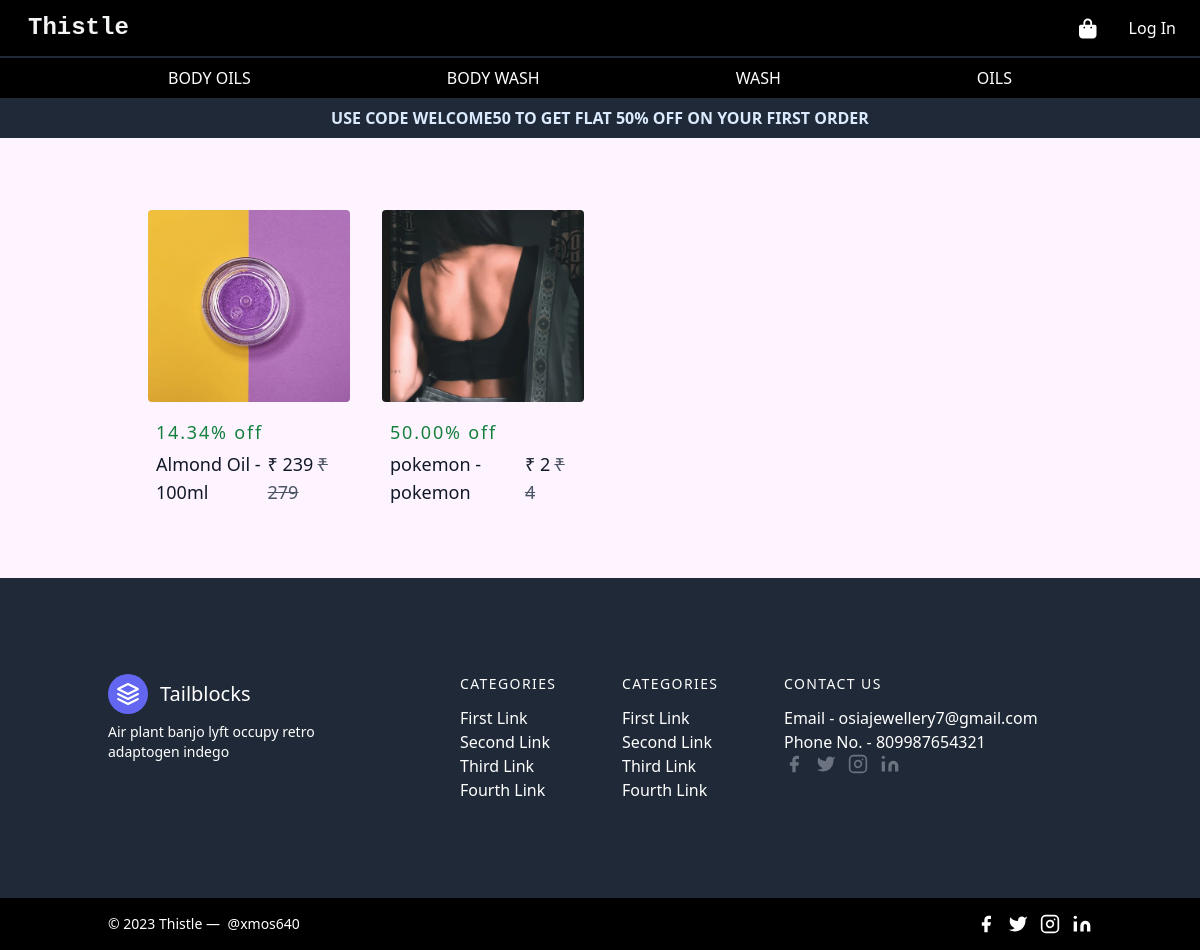
The page /categories/bodyoils on the database its author committed.
### main/models.py (models this page shows, shortened)
class Product(models.Model):
    product_id = models.AutoField(primary_key=True)
    product_name = models.CharField(max_length=50)
    category = models.CharField(max_length=50, default="",choices=[['bodyoils','body oils'],['bodywash','body wash']])
    subcategory = models.CharField(max_length=50,default="")
    size = models.CharField(max_length=200,default="")
    mrp = models.IntegerField( default=0)
    sale_price = models.IntegerField(default ="")
    desc = models.CharField(max_length=5000,default="")
    desc2 = models.CharField(max_length=5000,default='')
    pub_date = models.DateField()
    image = models.FileField(upload_to="images/",default="")
    availabilty = models.IntegerField(default=1)
    directions = models.CharField(max_length=4000,default="")

### main/views.py (the view)
# urls.py: path('categories/<category>',views.categoryview,name="orderView"),
def categoryview(request,category):
    category_prods = Product.objects.filter(category=category ).values()
    for i in category_prods:
        disc= (i['mrp']-i['sale_price'])/(i['mrp'])*100
        i['discount'] = ( f'{disc:.2f}')
    params = {'allProds':category_prods,'announcement':announcement1,'category_now' :category}
    return render(request,'category.html',params)

### main/templates/category.html (shortened to what this page needs)
{% extends 'basic.html' %}
  {% block body %}
  <main class="container mx-auto py-8 md:px-10 px-4">
    <section class="text-gray-600 min-h-[36vh] body-font">
      <div class="container px-5 py-10 mx-auto">
        <div class="flex flex-wrap -m-4">
            {% for i in allProds %}
            <div class="lg:w-1/4 md:w-1/2 p-4 w-full">
              <a class="block relative h-48 rounded overflow-hidden" href="/products/{{i.product_id}}">
                <img alt="ecommerce" id='imgpr{{i.id}}'src='/media/{{i.image}}' class="object-cover object-center w-full h-full block" src="/media/{{i.image}}">
              </a>
              <a href="/products/{{i.product_id}}">
              <div class="mt-4 px-2">
                <h3 class="text-green-700 text-lg tracking-widest title-font mb-1">{{i.discount}}% off</h3>
                <div class="flex flex-row items-end">
                <h2 class="text-gray-900 title-font text-lg font-medium">{{i.product_name}} - {{i.size}}</h2>
                <div class="ml-auto">
                <span class="title-font font-medium text-lg text-gray-900 " >
                  &#8377 {{i.sale_price}}</span>
              <span  class="line-through font-medium text-lg text-gray-600 pr-3"> &#8377 {{i.mrp}} </span>
                </div>
                </div>
              </div>
              </a>
            </div>
            {% endfor %}
        </div>
      </div>
    </section>
  </main>
  {% endblock %}

### rows shown on the page
Product: image (picture), discount "14.34", product_name "Almond Oil", size "100ml", sale_price "239", mrp "279"
Product: image (picture), discount "50.00", product_name "pokemon", size "pokemon", sale_price "2", mrp "4"

### other values the page prints
{{ announcement.text }} "USE CODE WELCOME50 TO GET FLAT 50% OFF ON YOUR FIRST ORDER"
